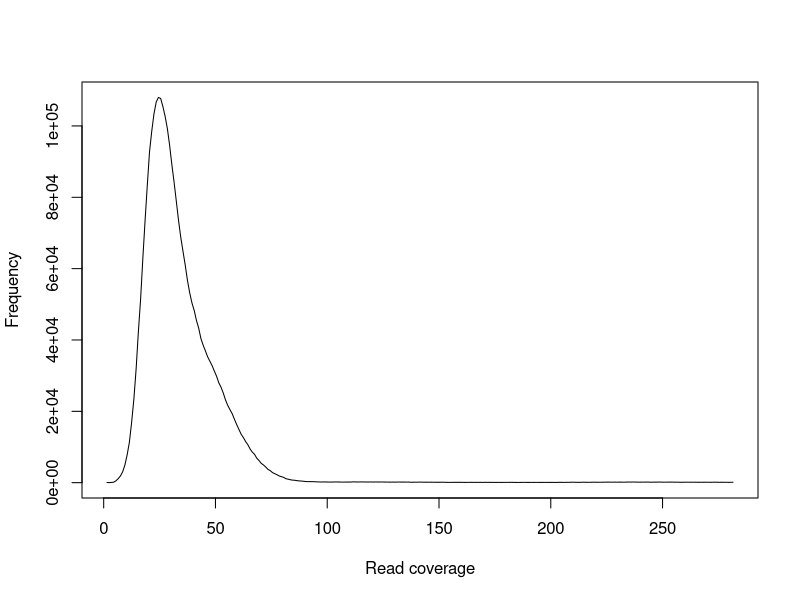

Source code (R):
x = c(1.5,2.5,3.5,4.5,5.5,6.5,7.5,8.5,9.5,10.5,11.5,12.5,13.5,14.5,15.5,16.5,17.5,18.5,19.5,20.5,21.5,22.5,23.5,24.5,25.5,26.5,27.5,28.5,29.5,30.5,31.5,32.5,33.5,34.5,35.5,36.5,37.5,38.5,39.5,40.5,41.5,42.5,43.5,44.5,45.5,46.5,47.5,48.5,49.5,50.5,51.5,52.5,53.5,54.5,55.5,56.5,57.5,58.5,59.5,60.5,61.5,62.5,63.5,64.5,65.5,66.5,67.5,68.5,69.5,70.5,71.5,72.5,73.5,74.5,75.5,76.5,77.5,78.5,79.5,80.5,81.5,82.5,83.5,84.5,85.5,86.5,87.5,88.5,89.5,90.5,91.5,92.5,93.5,94.5,95.5,96.5,97.5,98.5,99.5,100.5,101.5,102.5,103.5,104.5,105.5,106.5,107.5,108.5,109.5,110.5,111.5,112.5,113.5,114.5,115.5,116.5,117.5,118.5,119.5,120.5,121.5,122.5,123.5,124.5,125.5,126.5,127.5,128.5,129.5,130.5,131.5,132.5,133.5,134.5,135.5,136.5,137.5,138.5,139.5,140.5,141.5,142.5,143.5,144.5,145.5,146.5,147.5,148.5,149.5,150.5,151.5,152.5,153.5,154.5,155.5,156.5,157.5,158.5,159.5,160.5,161.5,162.5,163.5,164.5,165.5,166.5,167.5,168.5,169.5,170.5,171.5,172.5,173.5,174.5,175.5,176.5,177.5,178.5,179.5,180.5,181.5,182.5,183.5,184.5,185.5,186.5,187.5,188.5,189.5,190.5,191.5,192.5,193.5,194.5,195.5,196.5,197.5,198.5,199.5,200.5,201.5,202.5,203.5,204.5,205.5,206.5,207.5,208.5,209.5,210.5,211.5,212.5,213.5,214.5,215.5,216.5,217.5,218.5,219.5,220.5,221.5,222.5,223.5,224.5,225.5,226.5,227.5,228.5,229.5,230.5,231.5,232.5,233.5,234.5,235.5,236.5,237.5,238.5,239.5,240.5,241.5,242.5,243.5,244.5,245.5,246.5,247.5,248.5,249.5,250.5,251.5,252.5,253.5,254.5,255.5,256.5,257.5,258.5,259.5,260.5,261.5,262.5,263.5,264.5,265.5,266.5,267.5,268.5,269.5,270.5,271.5,272.5,273.5,274.5,275.5,276.5,277.5,278.5,279.5,280.5,281.5)
y = c(29,19,61,146,524,1127,1885,3065,4978,7802,11340,16918,23419,31758,42125,51316,62693,73300,83253,92715,98535,103411,106731,108000,107682,105407,102632,99209,94538,89136,84187,78838,73419,68692,64771,60891,56606,53150,50344,48248,45474,43319,40380,38524,36946,35288,34042,32805,31278,29819,27993,26727,25121,23178,21646,20459,19308,17751,16288,14920,13572,12620,11522,10635,9432,8571,7922,6833,6185,5403,4948,4374,3721,3376,2825,2528,2231,1883,1679,1483,1113,976,811,713,666,558,495,445,383,310,285,298,280,255,218,212,172,210,184,179,158,181,196,190,190,157,156,168,162,168,220,202,186,197,211,191,178,189,195,170,194,188,190,193,165,161,152,151,167,143,176,172,163,163,159,163,111,129,139,136,160,137,130,134,121,130,119,103,115,110,129,106,89,84,86,98,89,88,88,91,66,87,83,93,82,90,77,94,76,100,82,94,68,90,65,85,65,77,85,79,87,101,67,69,64,71,85,87,71,77,84,76,82,79,70,74,86,64,79,71,81,61,90,95,84,82,101,99,127,118,98,92,101,126,114,104,101,117,136,104,123,117,132,141,151,154,131,147,138,147,150,134,143,169,156,172,172,154,139,152,154,151,171,132,138,152,152,171,156,134,139,153,145,159,133,137,126,104,124,141,116,129,115,132,110,105,119,108,127,117,112,118,137,109,103,115,103,106,93,100,110)
pdf("01.stats.read_coverage.pdf")
plot(x, y, xlab="Read coverage", ylab="Frequency", type="l")
dev.off()
